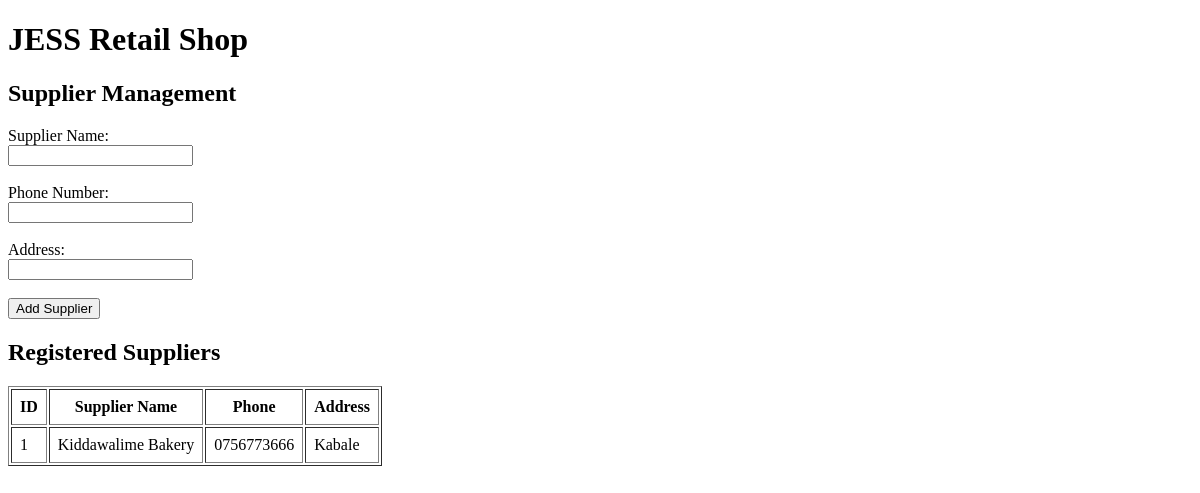
Page /suppliers.php on the earlier database version.
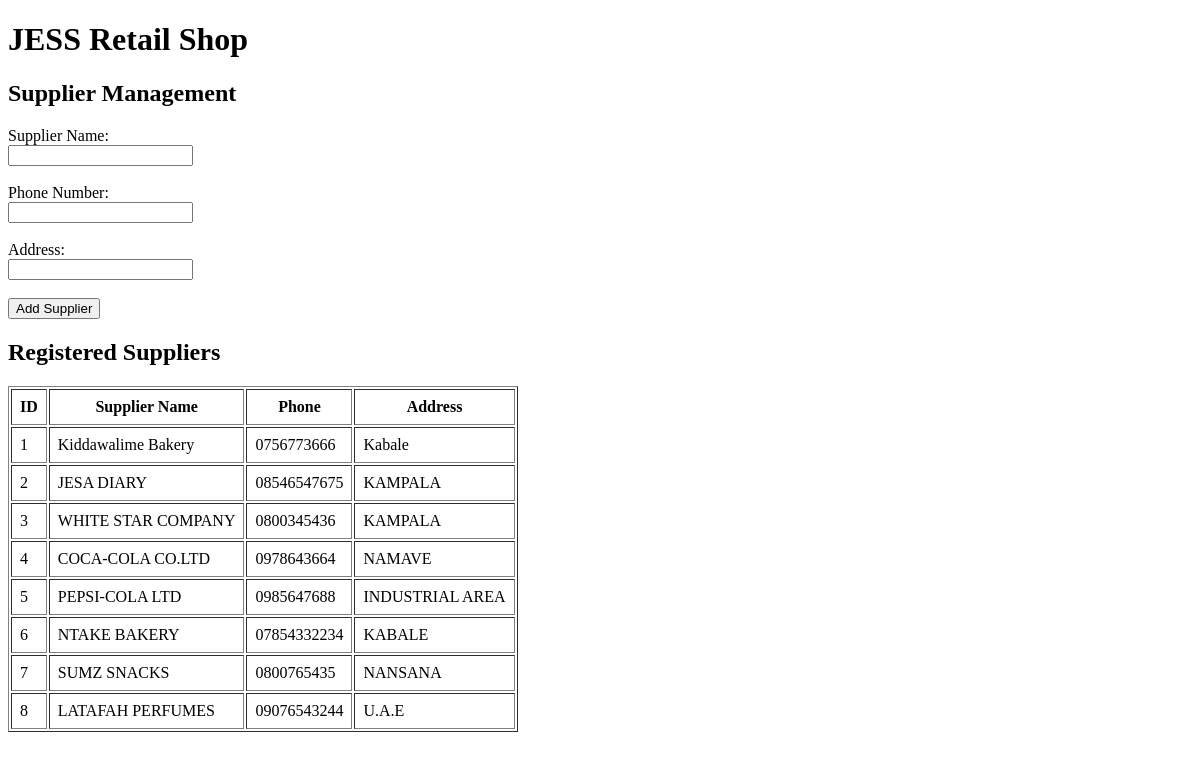
Same page on the later database version.
### tables this page shows
CREATE TABLE `suppliers` (
  `supplier_id` int(11) NOT NULL,
  `supplier_name` varchar(100) NOT NULL,
  `phone_number` varchar(20) DEFAULT NULL,
  `address` varchar(150) DEFAULT NULL
);

### suppliers.php (the view, shortened to what this page needs)
<?php
$conn = new mysqli("localhost", "root", "", "jess retail shop");
?>
<!DOCTYPE html>
<html>
<head>
</head>
<body>
<h1>JESS Retail Shop</h1>
<h2>Supplier Management</h2>
<form method="POST">
    <label>Supplier Name:</label><br>
    <input type="text" name="supplier_name" required><br><br>
    <label>Phone Number:</label><br>
    <input type="text" name="phone_number"><br><br>
    <label>Address:</label><br>
    <input type="text" name="address"><br><br>
    <button type="submit" name="add_supplier">Add Supplier</button>
</form>
<h2>Registered Suppliers</h2>
<table border="1" cellpadding="8">
<tr>
    <th>ID</th>
    <th>Supplier Name</th>
    <th>Phone</th>
    <th>Address</th>
</tr>
<?php
$result = $conn->query("SELECT * FROM suppliers");
while ($row = $result->fetch_assoc()) {
    echo "<tr>";
    echo "<td>" . $row['supplier_id'] . "</td>";
    echo "<td>" . $row['supplier_name'] . "</td>";
    echo "<td>" . $row['phone_number'] . "</td>";
    echo "<td>" . $row['address'] . "</td>";
    echo "</tr>";
}
?>
</table>
</body>
</html>

Differences in the rows shown:
added suppliers: supplier_id "2", supplier_name "JESA DIARY", phone_number "08546547675", address "KAMPALA"
added suppliers: supplier_id "3", supplier_name "WHITE STAR COMPANY", phone_number "0800345436", address "KAMPALA"
added suppliers: supplier_id "4", supplier_name "COCA-COLA CO.LTD", phone_number "0978643664", address "NAMAVE"
added suppliers: supplier_id "5", supplier_name "PEPSI-COLA LTD", phone_number "0985647688", address "INDUSTRIAL AREA"
added suppliers: supplier_id "6", supplier_name "NTAKE BAKERY", phone_number "07854332234", address "KABALE"
added suppliers: supplier_id "7", supplier_name "SUMZ SNACKS", phone_number "0800765435", address "NANSANA"
added suppliers: supplier_id "8", supplier_name "LATAFAH PERFUMES", phone_number "09076543244", address "U.A.E"
